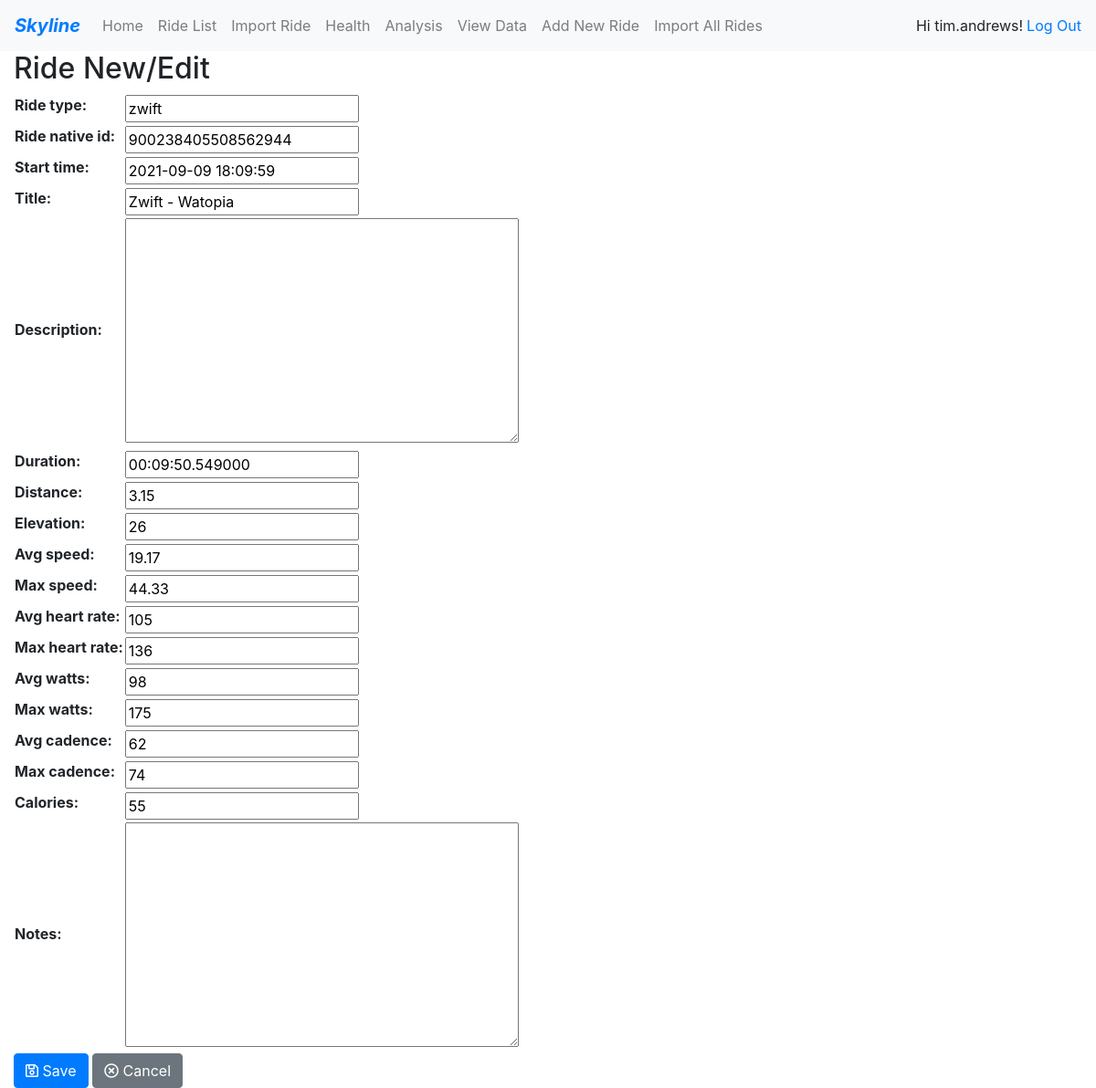
Screenshot of /ride/520/edit/ (signed in) with the database file from the repository.
### accounts/models.py (models this page shows, shortened)
class CustomUser(AbstractUser):
    pass
    bike_name = models.CharField(max_length=10)

### rides/models.py (models this page shows, shortened)
class Ride(models.Model):
    user = models.ForeignKey(
        get_user_model(),
        on_delete=models.CASCADE,
        null=True,
    )
    ride_type = models.CharField(max_length=10)
    ride_native_id = models.CharField(max_length=200)
    start_time = models.DateTimeField()
    title = models.CharField(max_length=200)
    description = models.TextField(blank=True)
    duration = models.DurationField()
    distance = models.DecimalField(max_digits=6, decimal_places=2)
    elevation = models.IntegerField()
    avg_speed = models.DecimalField(max_digits=5, decimal_places=2, blank=True)
    max_speed = models.DecimalField(max_digits=5, decimal_places=2, blank=True)
    avg_heart_rate = models.IntegerField(blank=True)
    max_heart_rate = models.IntegerField(blank=True)
    avg_watts = models.IntegerField(blank=True)
    max_watts = models.IntegerField(blank=True)
    avg_cadence = models.IntegerField(blank=True)
    max_cadence = models.IntegerField(blank=True)
    calories = models.PositiveSmallIntegerField(blank=True)
    notes = models.TextField(blank=True)

### rides/views.py (the view)
# urls.py: path('ride/<int:id>/edit/', views.ride_edit, name='ride_edit'),
def ride_edit(request, id):
    ride = get_object_or_404(Ride.objects.filter(user=request.user), id=id)
    if request.method == "POST":
        form = RideForm(request.POST, instance=ride)
        if form.is_valid():
            ride = form.save(commit=False)
            ride.save()
            return  redirect('ride_detail', id=ride.id)
    else:
        form = RideForm(instance=ride)
    return render(request, 'rides/ride_edit.html', {'form': form})

### rides/forms.py
class RideForm(forms.ModelForm):
    class Meta:
        model = Ride
        fields = (
            'ride_type',
            'ride_native_id',
            'start_time',
            'title',
            'description',
            'duration',
            'distance',
            'elevation',
            'avg_speed',
            'max_speed',
            'avg_heart_rate',
            'max_heart_rate',
            'avg_watts',
            'max_watts',
            'avg_cadence',
            'max_cadence',
            'calories',
            'notes',
        )

### templates/rides/ride_edit.html (shortened to what this page needs)
{% extends 'rides/base.html' %}
{% block content %}
    <h2>Ride New/Edit</h2>
    <form method="POST" class="ride-form">
        <table>{{ form.as_table }}</table>
        <button class="btn btn-primary" type="submit">
            <i class="far fa-save"></i> Save
        </button>
        <a class="btn btn-secondary" href="{% url 'ride_list' %}">
            <i class="far fa-times-circle"></i> Cancel
        </a>
    </form>
{% endblock %}

### templates/rides/base.html (shortened to what this page needs)
{% load static %}
<!DOCTYPE html>
<html lang="en">
<head>
    <link rel="stylesheet" href="https://stackpath.bootstrapcdn.com/bootstrap/4.5.2/css/bootstrap.min.css">
    <link rel="stylesheet" href="{% static 'fa5/css/all.css' %}">
    <link rel="stylesheet" href="{% static 'css/data.css' %}">
</head>
<body>
    <nav class="navbar navbar-expand-lg navbar-light bg-light">
        <a class="navbar-brand text-primary font-weight-bold font-italic" href="{% url 'home' %}">
            Skyline
        </a>
        <div class="collapse navbar-collapse" id="navbarSupportedContent">
            <div class="navbar-nav">
                <a class="nav-link" href="{% url 'home' %}">Home</a>
                <a class="nav-link" href="{% url 'ride_list' %}">Ride List</a>
                <a class="nav-link" href="{% url 'import_ride' %}">Import Ride</a>
                <a class="nav-link" href="{% url 'health' %}">Health</a>
                <a class="nav-link" href="{% url 'analysis' tab='default'%}">Analysis</a>
                <a class="nav-link" href="{% url 'view_data' %}">View Data</a>
                <a class="nav-link" href="{% url 'ride_new' %}">Add New Ride</a>
                <a class="nav-link" href="{% url 'import_all_rides' %}">Import All Rides</a>
            </div>
            <div class="navbar-nav ml-auto">
                {% if user.is_authenticated %}
                    Hi {{ user.username }}!
                    <a class="ml-1" href="{% url 'logout' %}">Log Out</a>
                {% else %}
                    You are not logged in
                    <a class="ml-1" href="{% url 'login' %}">Log In</a>
                {% endif %}
            </div>
        </div>
    </nav>
    <div class="content container-fluid">
        <div class="row">
            <div class="col-md-12">
            {% block content %}
            {% endblock %}
            </div>
        </div>
    </div>
</body>
</html>

### rows the page displays
CustomUser: username "tim.andrews"
Ride: ride_type "zwift", ride_native_id "900238405508562944", start_time "2021-09-09 18:09:59", title "Zwift - Watopia", duration "00:09:50.549000", distance "3.15", elevation "26", avg_speed "19.17", max_speed "44.33", avg_heart_rate "105", max_heart_rate "136", avg_watts "98", max_watts "175", avg_cadence "62", max_cadence "74", calories "55"
